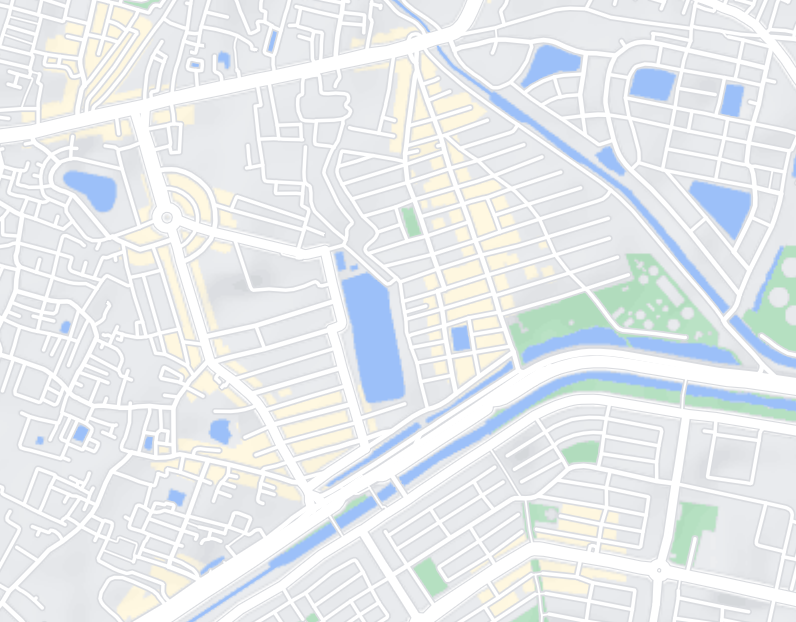
#> input picture Locality.png, 796 x 622 px
$ python locality_map.py
#> lines starting #> are read from the running program, lines starting #| are printed output that depends on the picture; after the words box and inside, x2 and y2 are one past the last pixel; in counts of white or black regions, pixels touching at a corner belong together
import cv2
import numpy as np

def get_locality_map(img_path):
    #Colors
#> called with img_path = 'Locality.png'
    red = (0, 0, 255)
    green = (0, 255, 0)

    img = cv2.imread(img_path)
#> img is the input picture: shape (622, 796, 3); mean B, G, R 237.4, 234.9, 230.8

    #creating mask based on color
    hsv = cv2.cvtColor(img, cv2.COLOR_BGR2HSV)
#> hsv: shape (622, 796, 3); mean H, S, V 76.9, 11.8, 240.2

    lower_color = np.array([0, 0, 250])
    higher_color = np.array([1, 1, 255])

    mask = cv2.inRange(hsv, lower_color, higher_color)
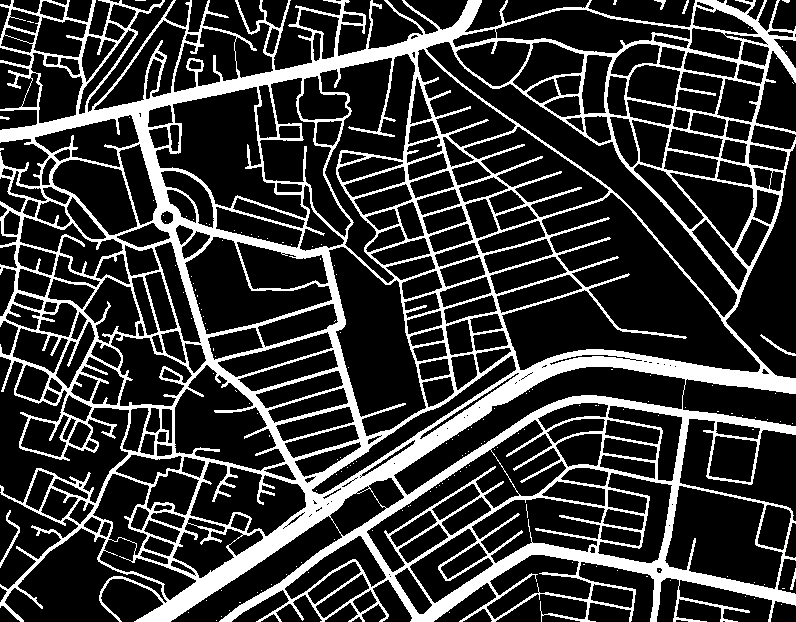
#> mask: shape (622, 796); 21.6% white; 153 white regions (146 under 20 px), largest, box (x1, y1, x2, y2) and area: (0, 0, 796, 622) 106245, (0, 510, 20, 568) 174, (760, 334, 796, 356) 109

    #applying mask on original image
    masked = cv2.bitwise_and(img, img, None, mask)

    kernel = np.ones((2,2),np.uint8) #for erosion and dilation
    #erosion
    result = cv2.erode(masked,kernel, iterations=1)
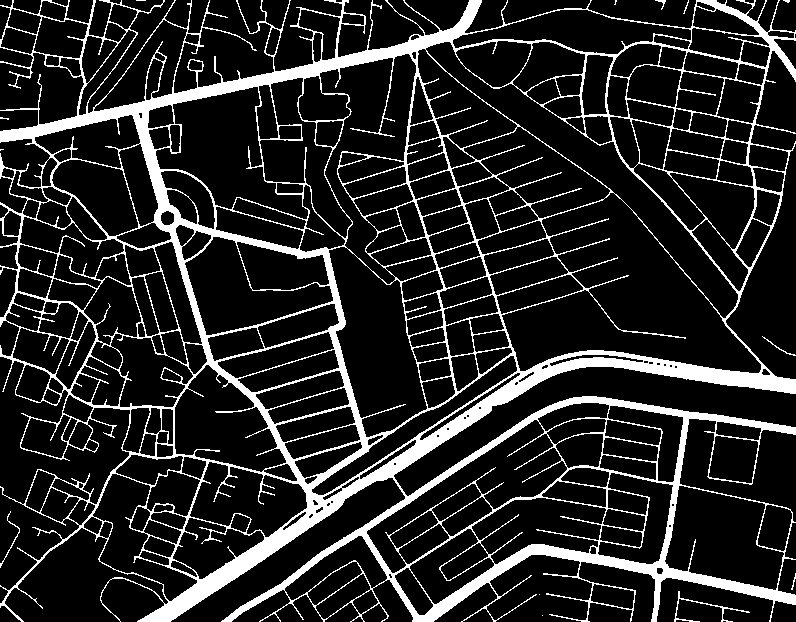
#> result: shape (622, 796, 3); min 0, max 255, mean 37.7
    #dilation
    result = cv2.dilate(result,kernel, iterations=1)
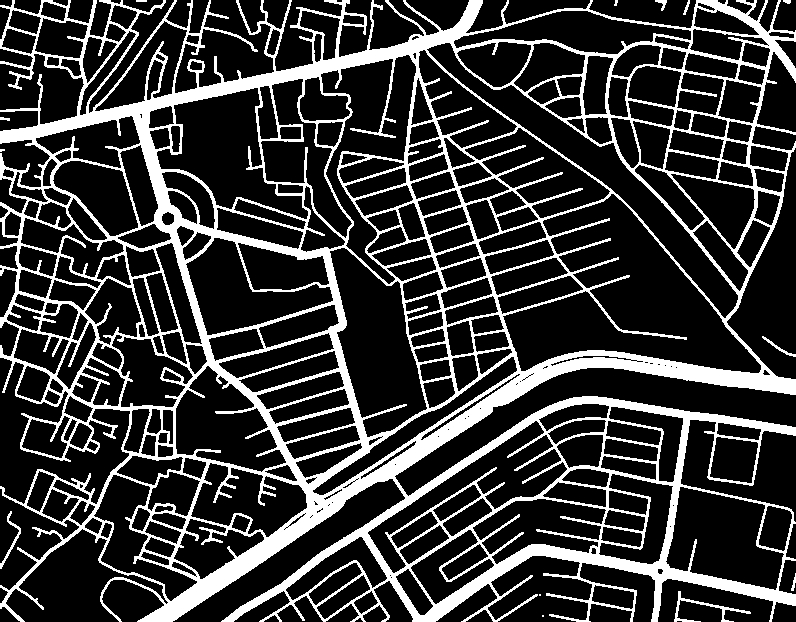
#> result: shape (622, 796, 3); min 0, max 255, mean 54.7

    #setting start and end points
    result[78, 725] = red
#> result: shape (622, 796, 3); under 0.01% of pixels changed, all inside (x1, y1, x2, y2) = (725, 78, 726, 79)
    result[517, 68] = green
#> result: shape (622, 796, 3); mean B, G, R 54.7, 54.7, 54.7

    result = cv2.resize(result, None, fx = 0.7, fy = 0.7, interpolation = cv2.INTER_NEAREST)
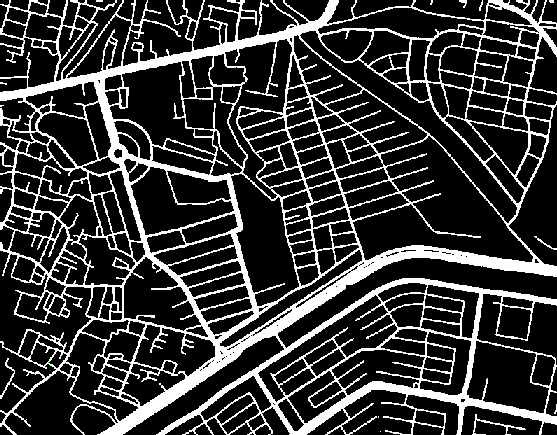
#> result: shape (435, 557, 3); mean B, G, R 54.8, 54.8, 54.8

    return result

if __name__=='__main__':
    local_map = get_locality_map('Locality.png')

    #cv2.imwrite("req_locality_map.png", local_map)

    cv2.namedWindow('LOCALITY MAP', cv2.WINDOW_NORMAL)
    cv2.imshow("LOCALITY MAP", local_map)
    cv2.waitKey(0)
    cv2.destroyAllWindows()
